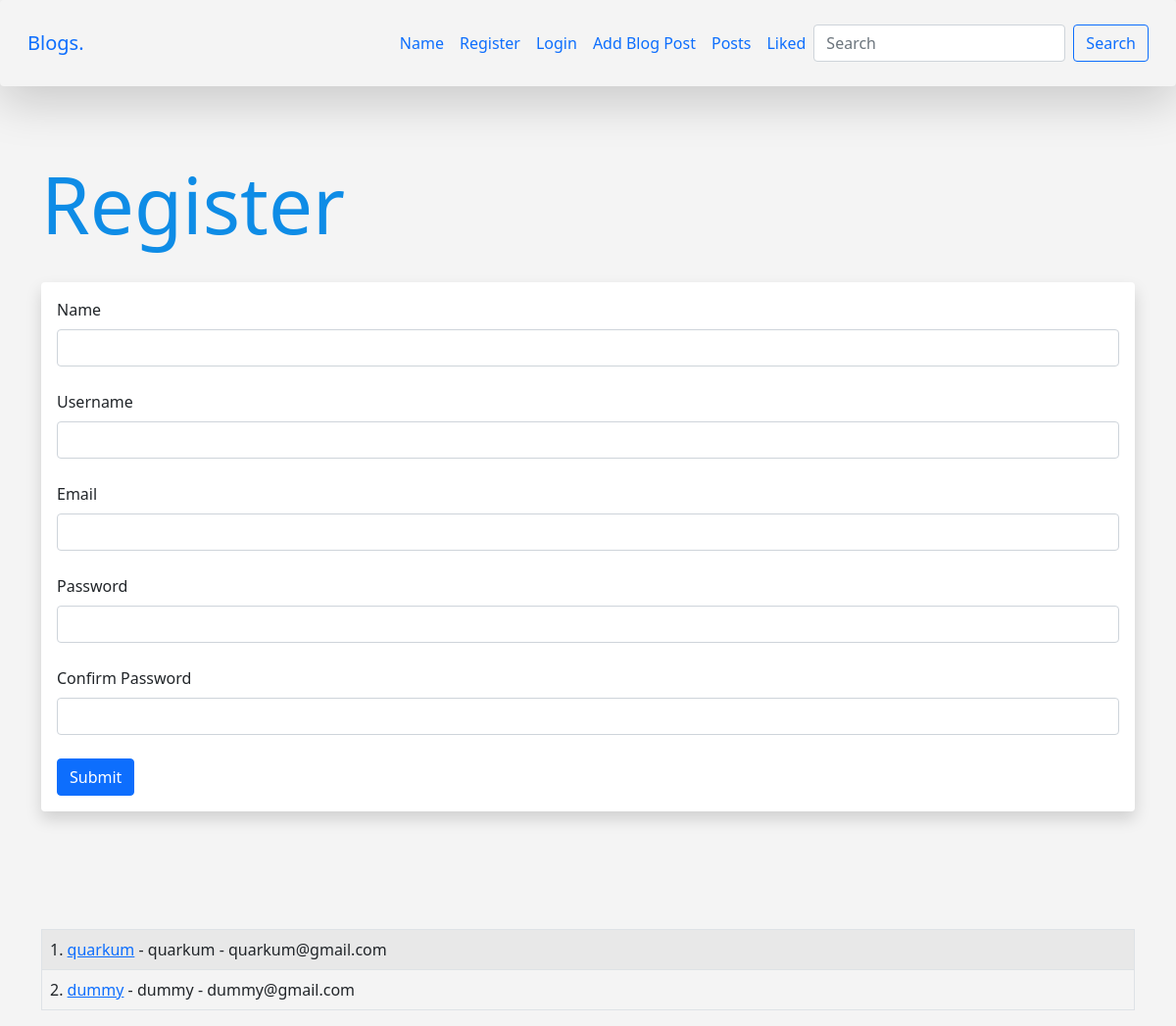
The app's page /user/add, older data.
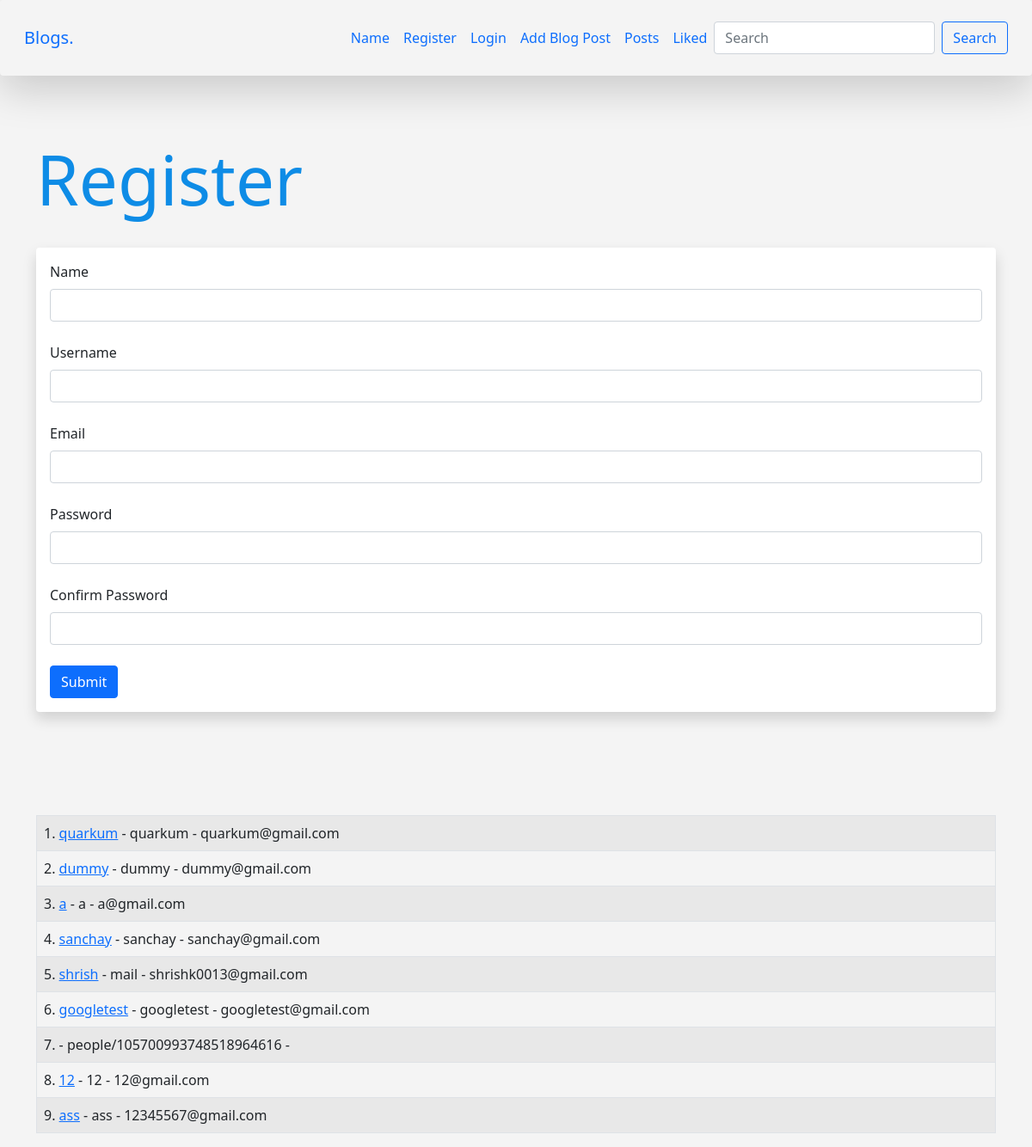
The same page, newer data.
### app.py (models this page shows, shortened)
class Users(db.Model, UserMixin):
	id = db.Column(db.Integer, primary_key=True)
	username = db.Column(db.String(20), nullable=False, unique=True)
	name = db.Column(db.String(200), nullable=False)
	email = db.Column(db.String(120), nullable=False, unique=True)
	about_author = db.Column(db.Text(500), nullable=True)
	date_added = db.Column(db.DateTime, default=datetime.utcnow)
	profile_pic = db.Column(db.String(), nullable=True)
	password_hash = db.Column(db.String(128))
	posts = db.relationship('Posts', backref='poster')
	@property
	def password(self):
		raise AttributeError('password is not a readable attribute!')

### app.py (the view, shortened to what this page needs)
@app.route('/user/add', methods=['GET', 'POST'])
def add_user():
	name = None
	form = UserForm()
	our_users = Users.query.order_by(Users.date_added)
	return render_template("add_user.html",
		form=form,
		name=name,
		our_users=our_users)

### webforms.py
class UserForm(FlaskForm):
	name = StringField("Name", validators=[DataRequired()])
	username = StringField("Username", validators=[DataRequired()])
	email = StringField("Email", validators=[DataRequired()])
	about_author = TextAreaField("About Author")
	password_hash = PasswordField('Password', validators=[DataRequired(), EqualTo('password_hash2', message='Passwords Must Match!')])
	password_hash2 = PasswordField('Confirm Password', validators=[DataRequired()])
	profile_pic = FileField("Profile Pic")
	submit = SubmitField("Submit")

class SearchForm(FlaskForm):
	searched = StringField("Searched", validators=[DataRequired()])
	submit = SubmitField("Submit")

### app.py (called while the page is built)
@app.context_processor
def base():
	form = SearchForm()
	return dict(form=form)

### templates/add_user.html (shortened to what this page needs)
{% extends 'base.html' %}
{% block content %}
{% if name %}
	<h1>User Added!</h1>
	<br/><br/>
<table class="table table-hover table-bordered table-striped">
{% for our_user in our_users %}
	<tr>
	<td>{{ our_user.id }}. <a href="{{ url_for('update', id=our_user.id)}}">{{ our_user.name }}</a> - {{ our_user.email }} -
		<a href="{{ url_for('delete', id=our_user.id)}}">Delete</a></td>
	</tr>
{% endfor %}
</table>
{% else %}
	<h1>Register</h1>
	<br/>
<div class="shadow p-3 mb-5 bg-body rounded">
	<form method="POST">
		{{ form.name.label(class="form-label") }}
		{{ form.name(class="form-control") }}
		<br/>
		{{ form.username.label(class="form-label") }}
		{{ form.username(class="form-control") }}
		<br/>
		{{ form.email.label(class="form-label") }}
		{{ form.email(class="form-control") }}
		<br/>
		{{ form.password_hash.label(class="form-label") }}
		{{ form.password_hash(class="form-control") }}
		<br/>
		{{ form.password_hash2.label(class="form-label") }}
		{{ form.password_hash2(class="form-control") }}
		<br/>
		{{ form.submit(class="btn btn-primary") }}
	</form>
</div>
<br/><br/><br/>
<table class="table table-hover table-bordered table-striped">
{% for our_user in our_users %}
	<tr>
	<td>{{ our_user.id }}. <a href="{{ url_for('update', id=our_user.id)}}">{{ our_user.name }}</a> -
	{{our_user.username }} - {{ our_user.email }}
	</tr>
{% endfor %}
</table>
{% endif %}
{% endblock %}

Row changes from the older to the newer data that the page shows:
added Users: id "3", name "a", username "a", email "a@gmail.com"
added Users: id "4", name "sanchay", username "sanchay", email "sanchay@gmail.com"
added Users: id "5", name "shrish", username "mail", email "shrishk0013@gmail.com"
added Users: id "6", name "googletest", username "googletest", email "googletest@gmail.com"
added Users: id "7", username "people/105700993748518964616"
added Users: id "8", name "12", username "12", email "12@gmail.com"
added Users: id "9", name "ass", username "ass", email "12345567@gmail.com"
